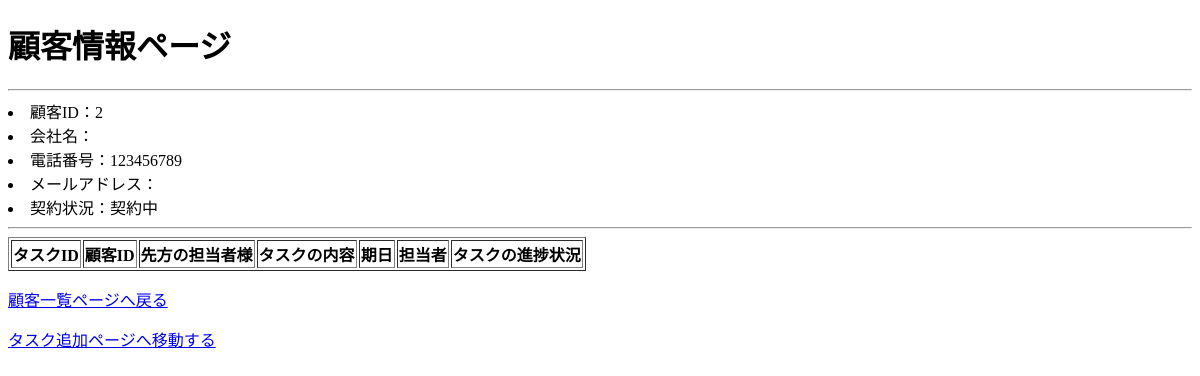
Before: /customer-2 with the older database file.
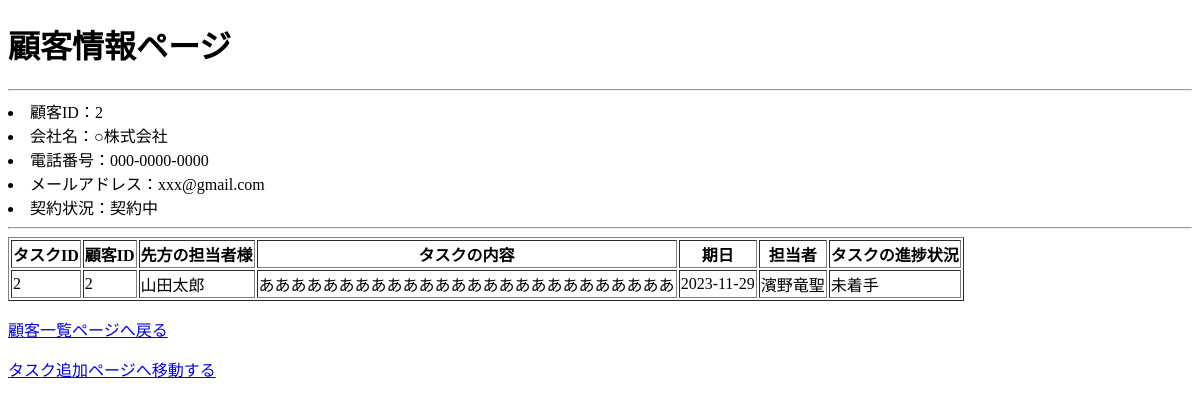
After: the same page with the newer database file.
### tables this page shows
CREATE TABLE customer (
                customer_id INTEGER PRIMARY KEY,
                company TEXT,
                tel TEXT,
                email TEXT,
                is_contract BOOLEAN
                );

CREATE TABLE contract (
                contract_id BOOLEAN,
                contract_name TEXT
                );

CREATE TABLE task (
                task_id INTEGER PRIMARY KEY,
                customer_id INTEGER,
                sir TEXT,
                task_content TEXT,
                deadline DATE,
                pic TEXT,
                progress TEXT
                );

### main.py (the view)
@app.route("/customer-<int:id>")
def customer_page(id):
    filepath = "database/todo_app.db"
    con = sqlite3.connect(filepath)
    cur = con.cursor()
    cur.execute("""
            SELECT
                customer_id,
                company,
                tel,
                email,
                contract_name
            FROM
                customer
            LEFT JOIN
                contract
            ON
                customer.is_contract = contract.contract_id
            """)
    items = cur.fetchall()
    cur.execute("""
            SELECT
                *
            FROM
                task
            """)
    tasks = cur.fetchall()
    con.close()
    return render_template("customer.html",id=id,items=items, tasks=tasks)

### templates/customer.html (shortened to what this page needs)
<!DOCTYPE html>
<html lang="ja">
<head>
</head>
<body>
    <h1>顧客情報ページ</h1>
    <hr>
    {% for item in items %}
        {% if id==item[0] %}
            <li>顧客ID：{{ item[0] }}</li>
            <li>会社名：{{ item[1] }}</li>
            <li>電話番号：{{ item[2] }}</li>
            <li>メールアドレス：{{ item[3] }}</li>
            <li>契約状況：{{ item[4] }}</li>
        {% endif %}
    {% endfor %}
    <hr>
    <table border = "1">
        <thead>
            <tr>
                <th>タスクID</th>
                <th>顧客ID</th>
                <th>先方の担当者様</th>
                <th>タスクの内容</th>
                <th>期日</th>
                <th>担当者</th>
                <th>タスクの進捗状況</th>
            </tr>
        </thead>
        <tbody>
            {% for task in tasks %}
                {% if id==task[1] %}
                    <tr>
                        <td>{{ task[0] }}</td>
                        <td>{{ task[1] }}</td>
                        <td>{{ task[2] }}</td>
                        <td>{{ task[3] }}</td>
                        <td>{{ task[4] }}</td>
                        <td>{{ task[5] }}</td>
                        <td>{{ task[6] }}</td>
                    </tr>
                {% endif %}
            {% endfor %}
        </tbody>
    </table>
    <p><a href="{{ url_for('customer_list_page') }}">顧客一覧ページへ戻る</a></p>
    <p><a href="{{ url_for('add_task_page') }}">タスク追加ページへ移動する</a></p>
</body>
</html>

Changed rows visible on the page:
changed customer "契約中": company (not shown) → "○株式会社"; tel "123456789" → "000-0000-0000"; email (not shown) → "xxx@gmail.com"
added task: task_id "2", customer "2", sir "山田太郎", task_content "ああああああああああああああああああああああああああ", deadline "2023-11-29", pic "濱野竜聖", progress "未着手"
